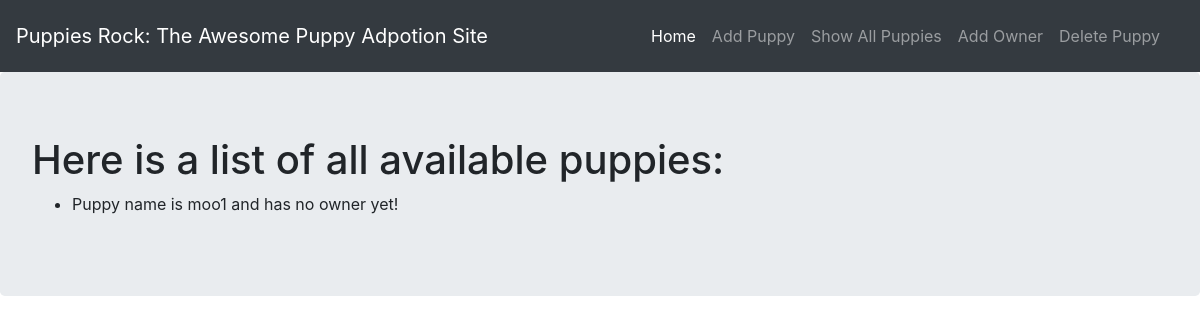
/list, run on an earlier commit of the app's database.
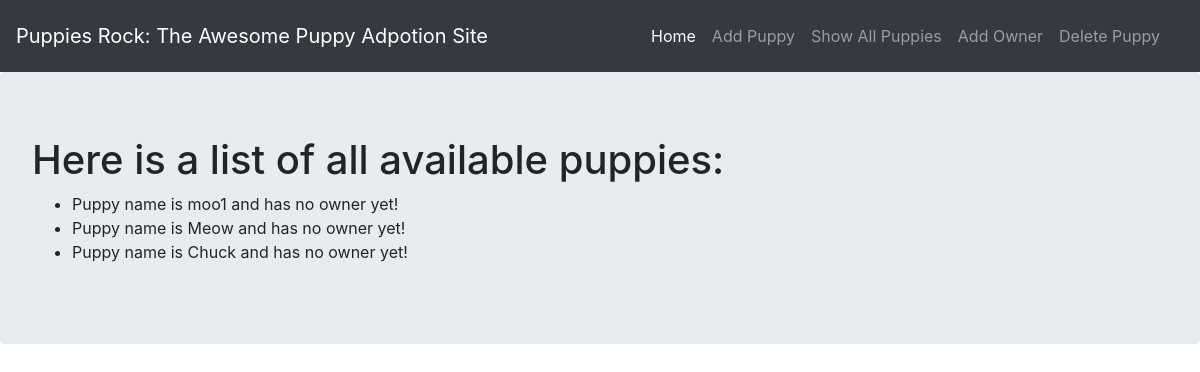
And on a later commit of the database.
### adoption_site.py (models this page shows, shortened)
class Puppy(db.Model):
    __tablename__ = 'puppies'
    id = db.Column(db.Integer, primary_key=True)
    name = db.Column(db.Text)
    owner = db.relationship('Owner', backref='puppy', uselist=False)
    def __repr__(self):
        if self.owner:
            return f"Puppy name is {self.name} and the owner is {self.owner}"
        else:
            return f"Puppy name is {self.name} and has no owner yet!"

### adoption_site.py (the view)
@app.route('/list')
def list_pup():
    puppies = Puppy.query.all()
    return render_template('list.html', puppies=puppies)

### templates/list.html
{% extends 'base.html' %}
{% block content %}
<h1>Here is a list of all available puppies:</h1>
<ul>
    {% for puppy in puppies %}
    <li>{{ puppy }}</li>
    {% endfor %}
</ul>
{% endblock %}

### templates/base.html (shortened to what this page needs)
<!DOCTYPE html>
<html lang="en">
<head>
    <link rel="stylesheet" href="https://maxcdn.bootstrapcdn.com/bootstrap/4.0.0/css/bootstrap.min.css"
>
</head>
<body>
    <nav class="navbar navbar-dark bg-dark">
        <a class="navbar-brand" href="#">
            Puppies Rock: The Awesome Puppy Adpotion Site </a>
        <div class="navbar navbar-expand-lg" id="navbarSupportedContent">
            <ul class="navbar-nav mr-auto">
                <li class="nav-item active">
                    <a class="nav-link" href="{{ url_for('index') }}">Home <span class="sr-only">(current)</span></a>
                </li>
                <li class="nav-item">
                    <a class="nav-link" href="{{ url_for('add_pup') }}">Add Puppy</a>
                </li>
                <li class="nav-item">
                    <a class="nav-link" href="{{ url_for('list_pup') }}">Show All Puppies</a>
                </li>
                <li class="nav-item">
                    <a class="nav-link" href="{{ url_for('add_owner') }}">Add Owner</a>
                </li>
                <li class="nav-item">
                    <a class="nav-link" href="{{ url_for('delete_pup') }}">Delete Puppy</a>
                </li>
            </ul>
        </div>
    </nav>
    <div class="jumbotron">
        {% block content %}
        {% endblock %}
    </div>
</body>
</html>

What changed in the data, as far as the page shows it:
added Puppy: name "Puppy name is Meow and has no owner yet!"
added Puppy: name "Puppy name is Chuck and has no owner yet!"
